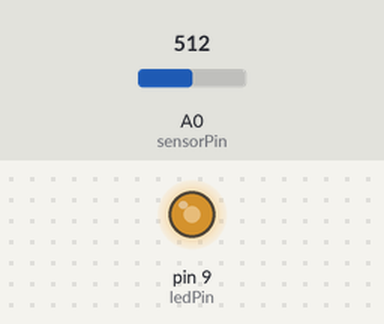
A sketch run on a simulated Arduino Uno, built with avr-gcc and run on an emulated ATmega328P. Shown: output pins drawn as LEDs (lit = HIGH). The test bench sets the inputs (shaded band); at power-on: A0 (sensorPin) = 512.

Above: at 1.2 s.
1.3 s: A0 (sensorPin) set to 716
At 2.5 s:
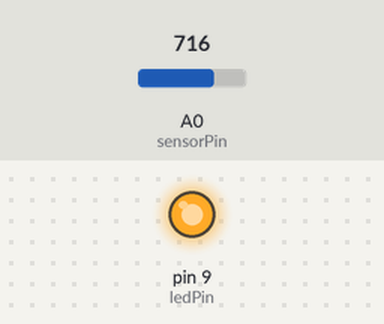
2.8 s: A0 (sensorPin) set to 306
At 3.6 s:
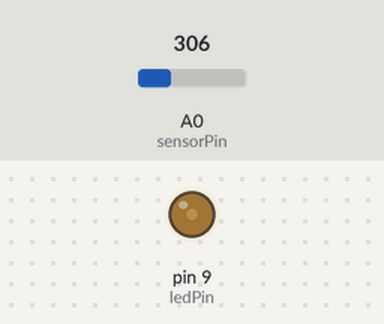
4.3 s: A0 (sensorPin) set to 122
At 4.8 s:
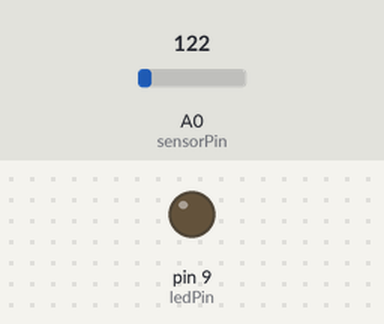
5.8 s: A0 (sensorPin) set to 189
7.3 s: A0 (sensorPin) set to 212
At 8.2 s:
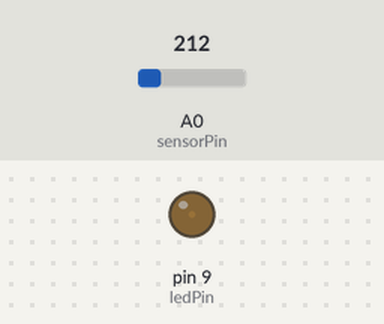
8.8 s: A0 (sensorPin) set to 0
At 9.4 s:
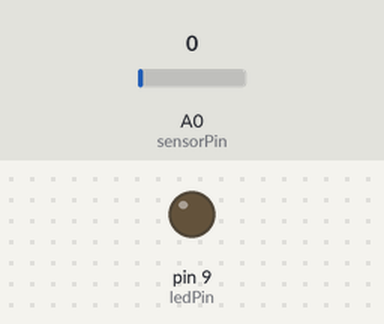
Timing chart, 0 to 11.3 s (numbered marks = the images above; inputs shaded):
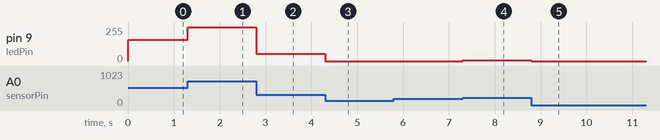

Measured:
- after the input at 1.3 s, pin 9 (ledPin): 159/255 → 255/255 at once
- after the input at 2.8 s, pin 9 (ledPin): 255/255 → 54/255 at once
- after the input at 4.3 s, pin 9 (ledPin): 54/255 → 0/255 at once
- after the input at 5.8 s, every drawn part: stays the same
- after the input at 7.3 s, pin 9 (ledPin): 0/255 → 6/255 at once
- after the input at 8.8 s, pin 9 (ledPin): 6/255 → 0/255 at once

The sketch:

Photo-Resistor.ino
```cpp
/*
Photo Resistor
*/

const int sensorPin = 0;
const int ledPin = 9;

int lightLevel;

void setup()
{
  // We'll set up the LED pin to be an output.
  // (We don't need to do anything special to use the analog input.)

  pinMode(ledPin, OUTPUT);
}


void loop()
{
  lightLevel = analogRead(sensorPin); // Reads in a value from 0 to 1023 from the analog input
  // Although the analogRead() function reads a value between 0 and 1023, the photoresistor will
  // hover between reading of 200 and 700. We use the map() function to transform this range
  // to a number between 0 and 255, which is a range that works well for this application.
  lightLevel = map(lightLevel, 200, 700, 0, 255);
  // It is possible for map to return a value outside of our desired range. The constrain() function
  // will make sure that the number is within the range of 0 to 255.
  lightLevel = constrain(lightLevel, 0, 255);

  // Write the value to the LED!
  analogWrite(ledPin, lightLevel);
}
```
